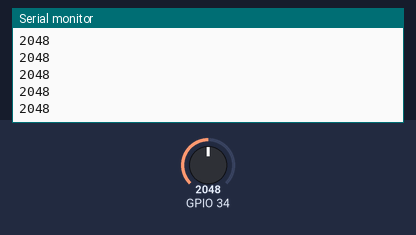
Recording of a sketch running on a simulated ESP32. Shown: the last lines printed to the serial monitor. The inputs (shaded band) are chosen by the test bench; at power-on: GPIO 34 = 2048.

Above: at 1.2 s.
1.3 s: GPIO 34 set to 2866
At 1.56 s:
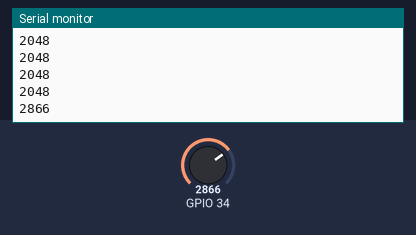
2.8 s: GPIO 34 set to 3603
At 2.96 s:
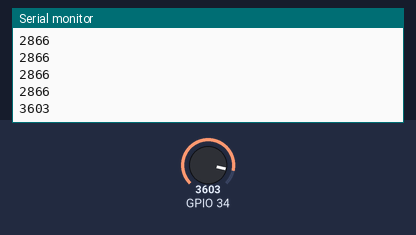
Timing chart, 0 to 5.8 s (numbered marks = the images above; inputs shaded):
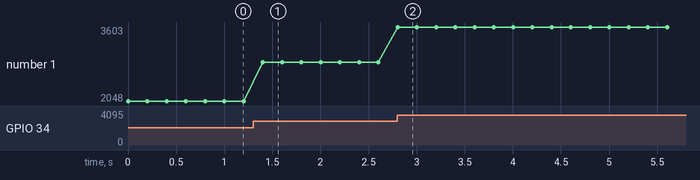

Measured:
- after the input at 1.3 s, the serial monitor: prints a new line after 0.10 s (image 1)
- after the input at 2.8 s, the serial monitor: prints a new line at once (image 2)
- plotted number 1: 2048 → 2866 after the input at 1.3 s, 2866 → 3603 after the input at 2.8 s

The sketch:

pulldown.ino
```cpp
#define sw_pulldown 23
void setup()
{
    //pinMode(sw_pulldown,INPUT);
    pinMode(sw_pulldown,INPUT_PULLDOWN);
    pinMode(34,INPUT);
    Serial.begin(115200);
}
void loop()
{
    Serial.println(analogRead(34));
    delay(200);
}
```
